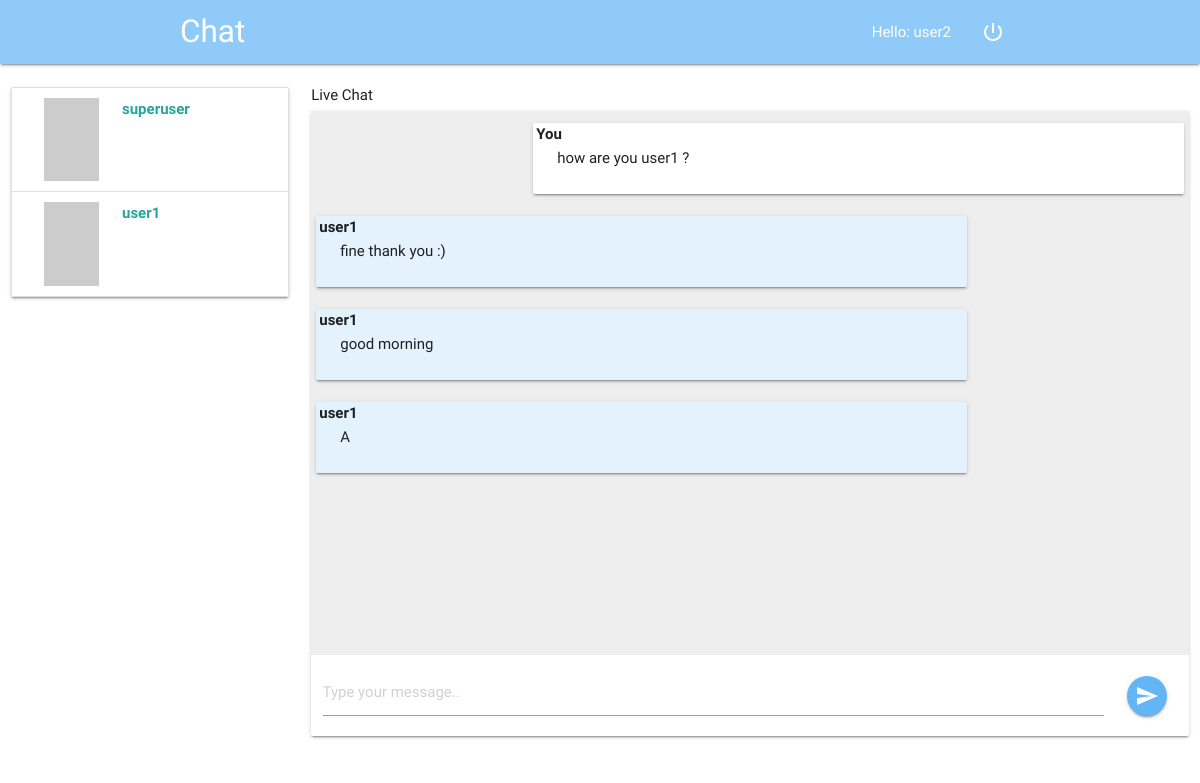
Page /chat/2/3/ (signed in) on the committed database.
### chat/models.py (models this page shows)
class Message(models.Model):
    sender = models.ForeignKey(User, on_delete=models.CASCADE, related_name='sender')
    receiver = models.ForeignKey(User, on_delete=models.CASCADE, related_name='receiver')
    message = models.CharField(max_length=1200)
    timestamp = models.DateTimeField(auto_now_add=True,)
    is_read = models.BooleanField(default=False)
    def __str__(self):
        return self.message
    class Meta:
        ordering = ('timestamp',)

### chat/views.py (the view)
# urls.py: path('chat/<int:sender>/<int:receiver>/', views.message_view, name='chat'),
def message_view(request, sender, receiver):
    if not request.user.is_authenticated:
        return redirect('index')
    if request.method == "GET":
        return render(request, "chat/messages.html",
                      {'users': User.objects.exclude(username=request.user.username),
                       'receiver': User.objects.get(id=receiver),
                       'messages': Message.objects.filter(sender_id=sender, receiver_id=receiver) |
                                   Message.objects.filter(sender_id=receiver, receiver_id=sender)})

### templates/chat/messages.html (shortened to what this page needs)
{% extends 'chat/chat.html' %}
{% block messages %}
    {% for message in messages %}
    {% if message.sender == request.user %}
<div class="card-panel right" style="width: 75%; position: relative">
    <div style="position: absolute; top: 0; left:3px; font-weight: bolder" class="title">You</div>
    {{ message }} {{timestamp}}
</div>
    {% else %}
<div class="card-panel left blue lighten-5" style="width: 75%; position: relative">
    <div style="position: absolute; top: 0; left:3px; font-weight: bolder" class="title">{{ message.sender }}</div>
    {{ message }} {{timestamp}}
</div>
    {% endif %}
    {% endfor %}
{% endblock %}

### templates/chat/chat.html (shortened to what this page needs)
{% extends 'chat/index.html' %}
{% block body %}
<nav class="blue lighten-3">
    <div class="nav-wrapper container">
      <a href="#" class="brand-logo">Chat</a>
      <ul id="nav-mobile" class="right hide-on-med-and-down">
          <li><a href="">Hello: {{ request.user.username }}</a></li>
          <li><a href="{% url 'logout' %}"><i class="material-icons">power_settings_new</i></a></li>
      </ul>
    </div>
</nav>
    <div class="section" style="height: 80vh">
    <div class="row">
        <div class="col s3">
        <div class="card">
            <div class="collection">
                {% for user in users %}
                <a href="{% url 'chat' request.user.id user.id %}" id="user{{ user.id }}" class="collection-item row">
                    <img src="https://picsum.photos/200/300/{{loop.index}}" class="col s4">
                    <div class="col s8">
                    <span class="title" style="font-weight: bolder">{{ user.username }}</span>
                    </div>
                </a>
                {% endfor %}
            </div>
        </div>
        </div>
        <div class="col s9"><h6>Live Chat</h6>
            <div class="card">
            <div id="board" class="section grey lighten-3" style="height: 68vh; padding: 5px; overflow-y: scroll">
                {% block messages %}
                {% endblock %}
            </div>
            <form id="chat-box" class="form-group {% block hide %}hide{% endblock %}" method="post">
                <div class="row">
                    <div class="col s11">
                        <div class="input-field">
                            <input id="id_message" name="message" type="text" placeholder="Type your message..">
                        </div>
                    </div>
                    <div class="col s1" style="line-height: 80px">
                        <button class="btn btn-floating blue lighten-2 waves-effect waves-light"><i class="material-icons">send</i></button>
                    </div>
                </div>
            </form>
            </div>
        </div>
    </div>
    </div>
    {% load staticfiles %}
{% endblock %}

### rows in the picture
Message: message "how are you user1 ?"
Message: sender "user1", message "fine thank you :)"
Message: sender "user1", message "good morning"
Message: sender "user1", message "A"

### other values in the picture
{{ request.user.username }} "user2"
{{ user.username }} "superuser"
{{ user.username }} "user1"
